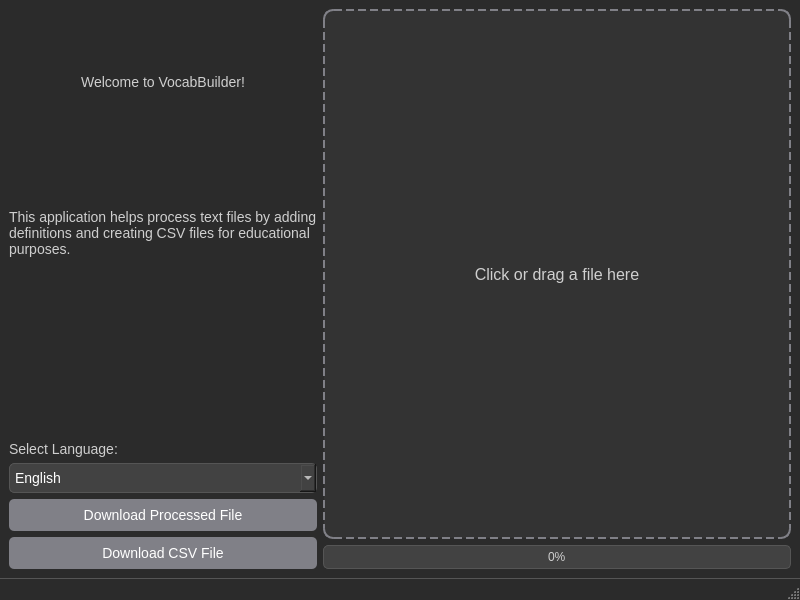
<?xml version="1.0" encoding="UTF-8"?>
<ui version="4.0">
 <class>MainWindow</class>
 <widget class="QMainWindow" name="MainWindow">
  <property name="geometry">
   <rect>
    <x>0</x>
    <y>0</y>
    <width>800</width>
    <height>600</height>
   </rect>
  </property>
  <property name="windowTitle">
   <string>VocabBuilder</string>
  </property>
  <property name="styleSheet">
   <string notr="true">/* General Styling */
QMainWindow {
    background-color: #2b2b2b;
    color: #ffffff;
}

/* Buttons */
QPushButton {
    background-color: #808087;
    color: white;
    border-radius: 5px;
    padding: 8px;
    font-size: 14px;
}
QPushButton:hover {
    background-color: #6B6B70;
}
QPushButton:pressed {
    background-color: #575759;
}

/* ComboBox */
QComboBox {
    background-color: #424242;
    color: white;
    border: 1px solid #555;
    border-radius: 5px;
    padding: 5px;
    font-size: 14px;
}
QComboBox:hover {
    border: 1px solid #808087;
}

/* Labels */
QLabel {
    color: #cfcfcf;
    font-size: 14px;
}

/* Progress Bar */
QProgressBar {
    background-color: #424242;
    border: 1px solid #555;
    border-radius: 5px;
    text-align: center;
    color: #cfcfcf;
}
QProgressBar::chunk {
    background-color: #4caf50;
}

/* Drag and Drop Frame */
QFrame#dragDropFrame {
    background-color: #333;
    border: 2px dashed #808087;
    border-radius: 10px;
}
QFrame#dragDropFrame:hover {
    border: 2px dashed #6B6B70;
}

/* Drag and Drop Button */
QPushButton#selectFileButton {
    background-color: transparent;
    color: #cfcfcf;
    font-size: 16px;
    border: none;
}
QPushButton#selectFileButton:hover {
    color: #ffffff;
}

/* Status Bar */
QStatusBar {
    background-color: #2b2b2b;
    color: #cfcfcf;
    border-top: 1px solid #555;
}
</string>
  </property>
  <widget class="QWidget" name="centralwidget">
   <layout class="QHBoxLayout" name="horizontalLayout">
    <item>
     <layout class="QVBoxLayout" name="leftLayout">
      <item>
       <widget class="QLabel" name="welcomeLabel">
        <property name="text">
         <string>Welcome to VocabBuilder!</string>
        </property>
        <property name="alignment">
         <set>Qt::AlignmentFlag::AlignCenter</set>
        </property>
       </widget>
      </item>
      <item>
       <widget class="QLabel" name="descriptionLabel">
        <property name="text">
         <string>This application helps process text files by adding definitions and creating CSV files for educational purposes.</string>
        </property>
        <property name="wordWrap">
         <bool>true</bool>
        </property>
       </widget>
      </item>
      <item>
       <widget class="QLabel" name="languageLabel">
        <property name="text">
         <string>Select Language:</string>
        </property>
        <property name="alignment">
         <set>Qt::AlignmentFlag::AlignBottom|Qt::AlignmentFlag::AlignLeading|Qt::AlignmentFlag::AlignLeft</set>
        </property>
       </widget>
      </item>
      <item>
       <widget class="QComboBox" name="languageComboBox">
        <item>
         <property name="text">
          <string>English</string>
         </property>
        </item>
       </widget>
      </item>
      <item>
       <widget class="QPushButton" name="downloadProcessedButton">
        <property name="text">
         <string>Download Processed File</string>
        </property>
       </widget>
      </item>
      <item>
       <widget class="QPushButton" name="downloadCSVButton">
        <property name="text">
         <string>Download CSV File</string>
        </property>
       </widget>
      </item>
     </layout>
    </item>
    <item>
     <layout class="QVBoxLayout" name="rightLayout">
      <item>
       <widget class="QFrame" name="dragDropFrame">
        <property name="toolTip">
         <string>Drag the file here or click to select</string>
        </property>
        <property name="frameShape">
         <enum>QFrame::Shape::StyledPanel</enum>
        </property>
        <property name="frameShadow">
         <enum>QFrame::Shadow::Raised</enum>
        </property>
        <layout class="QVBoxLayout" name="dragDropLayout">
         <item>
          <widget class="QPushButton" name="selectFileButton">
           <property name="minimumSize">
            <size>
             <width>0</width>
             <height>250</height>
            </size>
           </property>
           <property name="toolTip">
            <string>Select a file for processing</string>
           </property>
           <property name="text">
            <string>Click or drag a file here</string>
           </property>
          </widget>
         </item>
        </layout>
       </widget>
      </item>
      <item>
       <widget class="QProgressBar" name="progressBar">
        <property name="value">
         <number>0</number>
        </property>
        <property name="textVisible">
         <bool>true</bool>
        </property>
       </widget>
      </item>
     </layout>
    </item>
   </layout>
  </widget>
  <widget class="QStatusBar" name="statusbar"/>
 </widget>
 <resources/>
 <connections/>
</ui>
